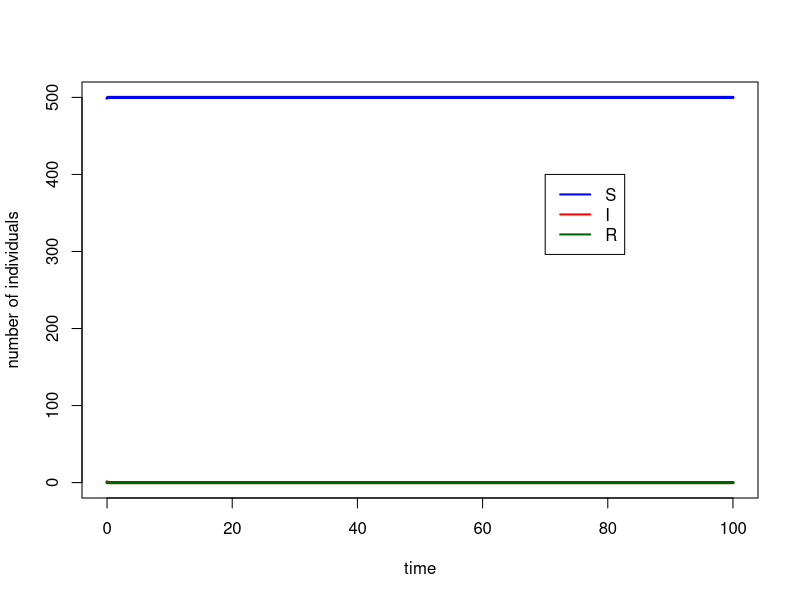

The R script that drew this image:
##########################################################
# Starting script to the module 'SIR models of epidemics'
##########################################################

# implements the basic SIR model, and plots simulation results

## Here you only need to know basic things:
##  #	To make comments
##  <-	Assigning a value to a symbol
##  c	To create a vector c(v1, v2, ..., vn)
##  e	is *10^
##  seq(a,b,c)	To create a sequence from a to b with intervals c


###################################
# FUNCTION DEFINITIONS
###################################

###
# SIR <- function(t, x, parms)
# Use: calculates the derivatives for the SIR model
# Input: 
#      t: time (not used here, because there is no explicit time dependence)
#      x: vector of the current values of all variables (S, I, R)
#      parms: vector of all parameter values
# Output:
#      der: vector of derivatives

# To use the lsoda function, the model function has to be a function of t (time),
# x (the vector of the variables) and parms (the parameters of the model).

SIR <- function(t, x, parms){

# Beta and r are not global variables. This means that if you type beta in R, the output will be 'beta',
# and not its value. You have to specify that you want to use the value of beta from 'parms' to solve the ODEs.
# Similarly, the variables of the model are taken from the vector x. This is done by the 'with' function.

  with(as.list(c(parms,x)),{
    dS <- d*(S+I+R)+g*I - beta*S*I - d*S
    dI <- + beta*S*I - r*I - d*I -g*I
    dR <- r*I - d*R        # Note: because S+I+R=constant, this equation could actually be omitted,
                  # and R at any time point could simply be calculated as N-S-I.
    der <- c(dS, dI,dR)
    list(der)  # the output must be returned    
  }) # end of 'with'

}  # end of function definition


###########################
# MAIN PROGRAM
###########################

### LOAD LIBRARIES
#load R library for ordinary differential equation solvers
library(deSolve)

### INITIALIZE PARAMETER SETTINGS

parms <- c(beta=1e-3, r=1e-1, d=1, g=100 )		# set the parameters of the model
inits <- c(S=499, I=1, R=0)		# set the initial values
dt    <- seq(0,100,0.1)			# set the time points for evaluation

# Calculate and print R_0 on the screen

N <- sum(inits)
R_0 <- with(as.list(parms),{beta*N/r})
print(paste("R_0 =",R_0),quote=FALSE)


### SIMULATE THE MODEL

## Use lsoda to solve the differential equations numerically. The syntax should be
## lsoda(initial values, time points, function, parameters)

simulation <- as.data.frame(lsoda(inits, dt, SIR, parms=parms)) # this way our set 'parms' will be used as default

### PLOT THE OUTPUT

# If you remove the # before pdf(...) and dev.off(), the output will be written in a pdf file,
# in the working directory. If you don't, a window containing your graph will just pop up.

#pdf("startingscript.pdf")
#par(cex=1.7)
# Plot S according to time, in blue, and add the graph I and R according to time,
# in red and dark green respectively. Call help(plot) for further details.

attach(simulation) # this command allows you to refer to the columns of the data frame directly.

plot(dt, S, type="l", col="blue", ylim=c(0,sum(inits)), xlab="time", ylab="number of individuals",lwd=3)
lines(dt, I, type="l", col="red",lwd=3)
lines(dt, R, type="l", col="darkgreen",lwd=3)

# Add a legend to the graph
legend(70,400, legend=c("S","I","R"), col=c("blue", "red", "darkgreen"), lty=1,lwd=2)
#dev.off()

detach(simulation) # clean up the search path
